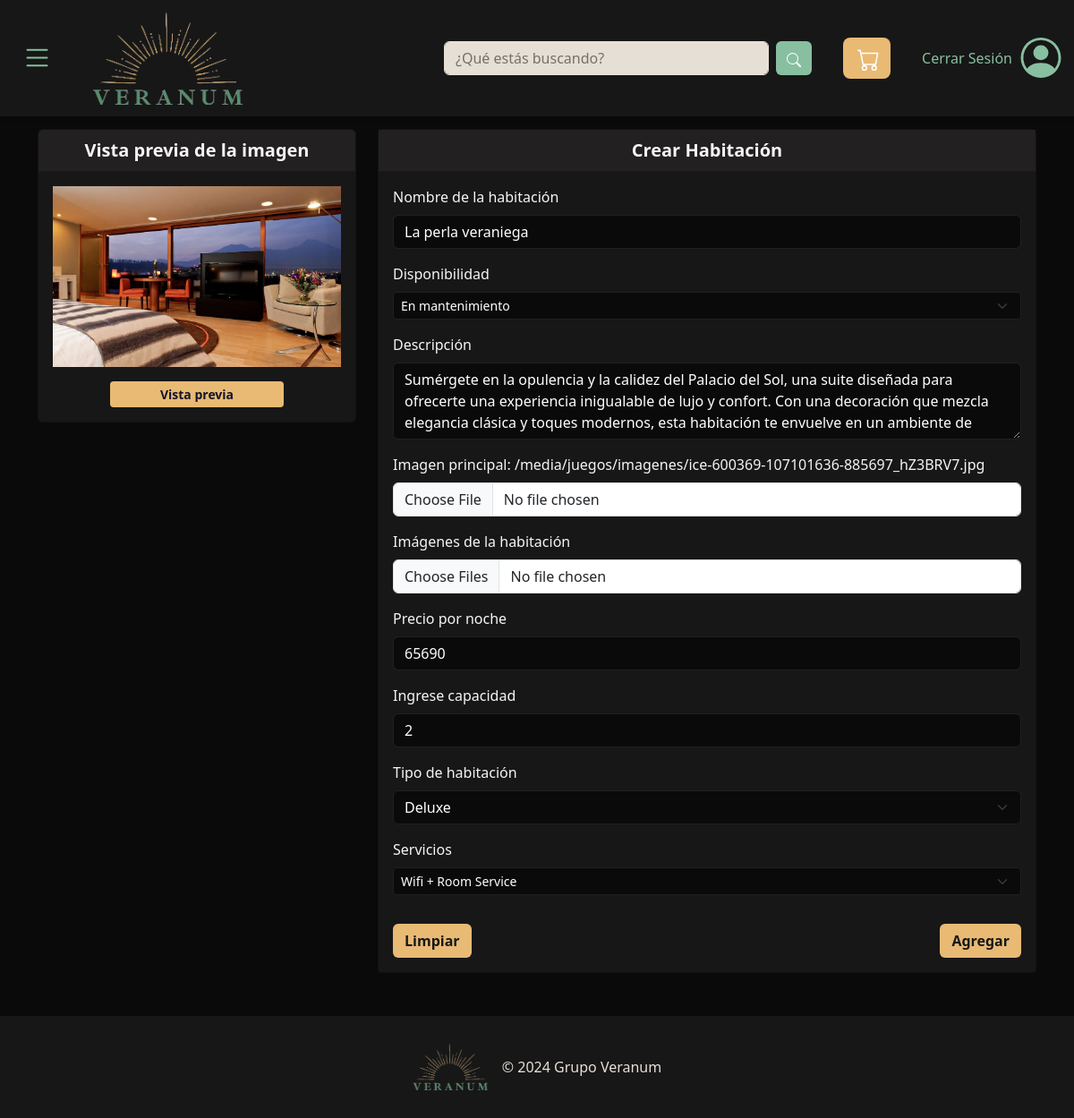
The app's page /registroHab/1 (signed in), older data.
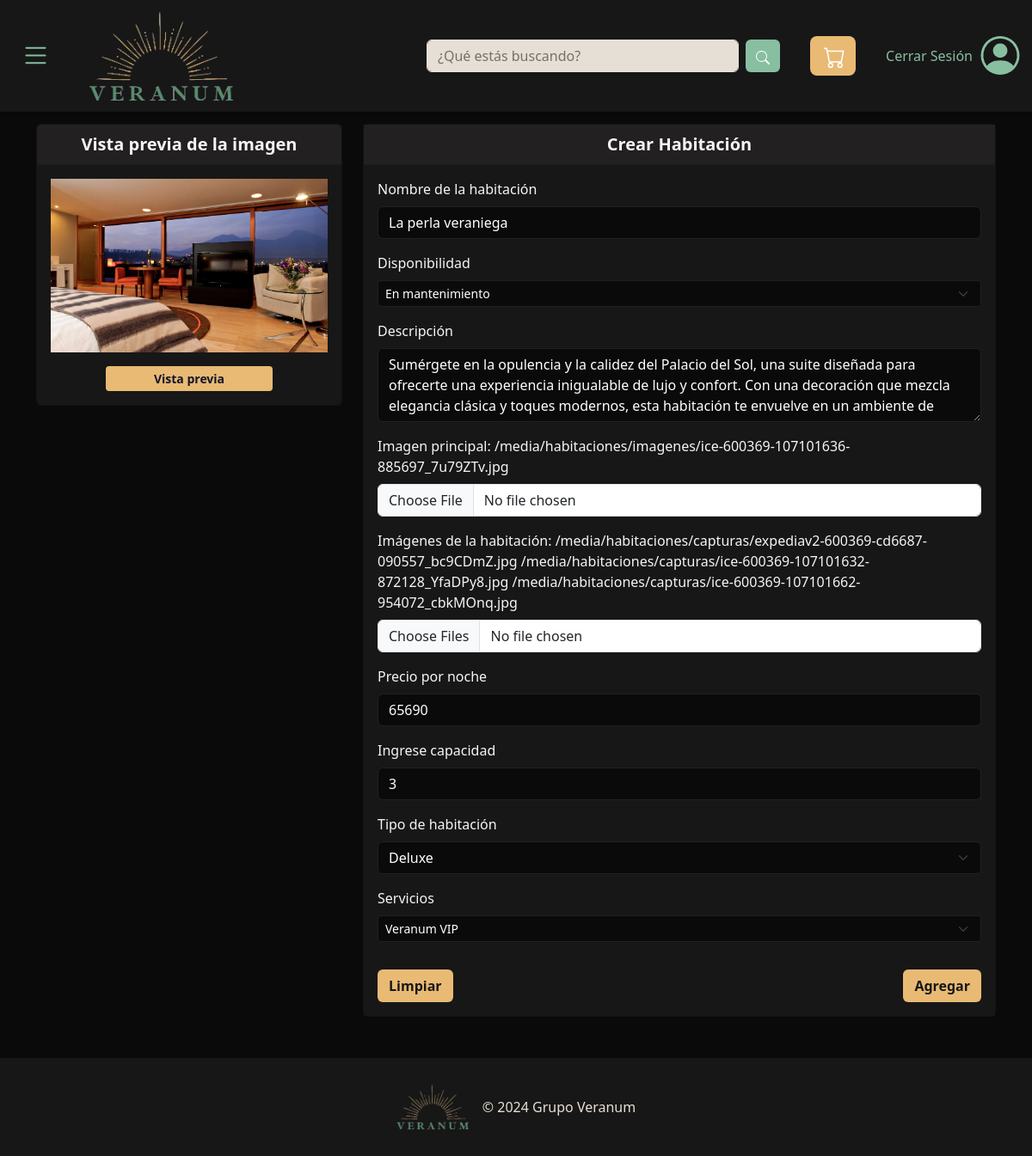
The same page, newer data.
### Store/models.py (models this page shows)
class Habitacion(models.Model):
    idHab         = models.AutoField(primary_key=True)
    nombre        = models.CharField(max_length=50)
    servicio      = models.ForeignKey('servicio', on_delete=models.CASCADE)
    dispHab       = models.ForeignKey('dispHab', on_delete=models.CASCADE)
    descripcion   = models.CharField(max_length=550)
    imagen        = models.ImageField(upload_to='habitaciones/imagenes')
    ytVidId       = models.CharField(max_length=11, null=True)
    precio        = models.IntegerField()
    capacidad     = models.IntegerField()
    tipoHab       = models.ForeignKey('tipoHab', on_delete=models.CASCADE)

### Store/views.py (the view)
# urls.py: path('registroHab/<int:idHab>', views.modificarHab, name='modificarHab'),
@login_required
def modificarHab(request, idHab):
    habitacion = Habitacion.objects.get(idHab = idHab)
    tipoHabs = tipoHab.objects.all()
    capturas = imgHab.objects.filter(idHab=habitacion)
    servicios = servicio.objects.all()
    disponibilidad = dispHab.objects.all()
    urlCapturas = ""
    for i in capturas:
        urlCapturas += i.imagen.url + " "
    context = {
    'habitacion': habitacion,
    'tipoHabs': tipoHabs,
    'servicios': servicios,
    'disponibilidad': disponibilidad,
    'capturas' : capturas,
    'urlCapturas' : urlCapturas
    }
    return render(request, 'registroHab.html', context)

### Store/templates/registroHab.html (shortened to what the changed rows need)
{% extends "plantilla_base.html"  %}
{% block contenido %}
    <div class="container mt-5 pt-5">
        <div class="row justify-content-center">
            <div class="col-md-4">
                <div class="card mb-3">
                    <div class="card-body text-center">
                        <img id="vista-previa" src="{{habitacion.imagen.url}}" alt="" class="img-fluid vista-previa">
                        <button type="button" class="btnVistaPreviaJ btn btn-primary btn-sm mt-3" style="width: 60%;">Vista previa</button>
                    </div>
                </div>
            </div>
            <div class="col-md-8">
                <form class="card mb-5 " action="{% url 'subirHab' %}" method="post" enctype="multipart/form-data">
                    <div class="card-body" style="background-color: #171717;">
                            <div class="mb-3">
                                <label for="nombre" class="form-label" style="color: whitesmoke;">Nombre de la habitación</label>
                                <input type="text" value="{{habitacion.nombre}}" name="nombre" class="txtJNombre form-control" id="nombre" style="background-color: #0A0A0A; border-color: #222020; color: white;" placeholder="Ingresa el nombre (máximo 20 carácteres)" required>
                            </div>
                            <div class="mb-3">
                                <label for="descripcion" class="form-label" style="color: whitesmoke;">Descripción</label>
                                <textarea name="descripcion" class="txtJDesc form-control" id="descripcion" rows="3" style="background-color: #0A0A0A; border-color: #222020; color: white;" placeholder="Descripción de la habitación" required>{{habitacion.descripcion}}</textarea>
                            </div>
                            <div class="mb-3">
                                {%if habitacion.imagen%}
                                <label for="imagen" class="form-label" style="color: whitesmoke;">Imagen principal: {{habitacion.imagen.url}} </label>
                                <input type="file" name="imagen" value="{{habitacion.imagen}}" class="Img form-control imagen1" id="imagen" accept="image/*">
                                {%else%}
                                <label for="imagen" class="form-label" style="color: whitesmoke;">Imagen principal:</label>
                                <input type="file" name="imagen" value="{{habitacion.imagen}}" class="Img form-control imagen1" id="imagen" accept="image/*" required>
                                {%endif%}
                            </div>
                            <div class="mb-3">
                                {%if capturas%}
                                <label for="captura" class="form-label" style="color: whitesmoke;">Imágenes de la habitación: {{urlCapturas}} </label>
                                <input type="file" name="captura" value="{{captura.imagen}}" class="Img form-control" id="captura" accept="image/*" multiple>
                                {%else%}
                                <label for="captura" class="form-label" style="color: whitesmoke;">Imágenes de la habitación</label>
                                <input type="file" name="captura" value="{{habitacion.imagen}}" class="Img form-control" id="captura" accept="image/*" required multiple>
                                {%endif%}
                            </div>
                            <div class="mb-3">
                              <label for="precio" class="form-label" style="color: whitesmoke;">Precio por noche</label>
                              <input type="number" name="precio" value="{{habitacion.precio}}" class="txtJPrecio form-control" id="precio" style="background-color: #0A0A0A; border-color: #222020; color: white;" placeholder="Ingresa el precio en CLP" required min="1">
                          </div>
                          <div class="mb-3">
                            <label for="capacidad" class="form-label" style="color: whitesmoke;">Ingrese capacidad</label>
                            <input type="number" name="capacidad" value="{{habitacion.capacidad}}" class="txtJStock form-control" id="capacidad" style="background-color: #0A0A0A; border-color: #222020; color: white;" placeholder="Ingrese la capacidad de personas" required min="1">
                        </div>
                            <div class="mb-3">
                                <label for="servicio" class="form-label" style="color: whitesmoke;">Servicios</label>
                                <select class="servicio form-select form-select-sm" value="{{habitacion.servicio}}" aria-label="Default select example" name="servicio" style="background-color: #0A0A0A; border-color: #222020; color: white" required>
                                  {%for servicio in servicios%}
                                  {%if habitacion.servicio.idServ == servicio.idServ %}
                                  <option name="idServ" value="{{servicio.idServ}}" selected>{{servicio.nombre}}</option>
                                  {%else%}
                                  <option name="idServ" value="{{servicio.idServ}}">{{servicio.nombre}}</option>
                                  {%endif%}
                                  {%endfor%}
                                </select>
                            </div>
                    </div>
                </form>
            </div>
        </div>
    </div>
{% endblock %}

Row changes from the older to the newer data that the page shows:
changed Habitacion "La perla veraniega": imagen "/media/juegos/imagenes/ice-600369-107101636-885697_hZ3BRV7.jpg" → "/media/habitaciones/imagenes/ice-600369-107101636-885697_7u79ZTv.jpg"; capacidad "2" → "3"
Text that changed along with them:
{{ urlCapturas }}: (not shown) → "/media/habitaciones/capturas/expediav2-600369-cd6687-090557_bc9CDmZ.jpg /media/habitaciones/capturas/ice-600369-107101632-872128_YfaDPy8.jpg /media/habitaciones/capturas/ice-600369-107101662-954072_cbkMOnq.jpg"
form field servicio: "Wifi + Room Service" → "Veranum VIP"
text no longer shown: "Imágenes de la habitación"
text now shown: "Imágenes de la habitación:"
